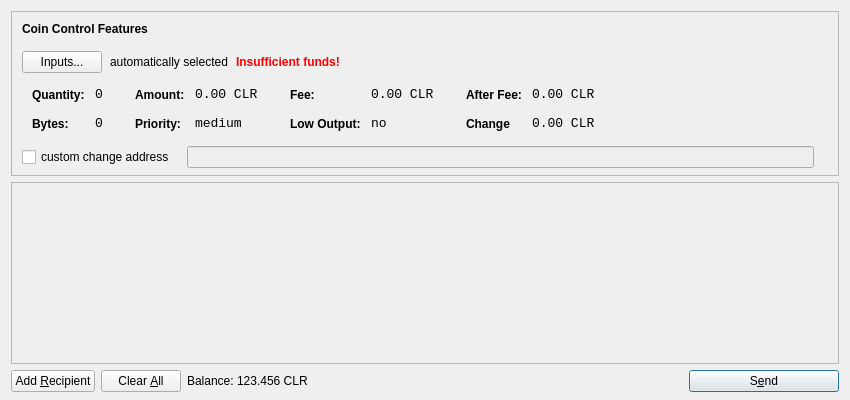
<?xml version="1.0" encoding="UTF-8"?>
<ui version="4.0">
 <class>SendCoinsDialog</class>
 <widget class="QDialog" name="SendCoinsDialog">
  <property name="geometry">
   <rect>
    <x>0</x>
    <y>0</y>
    <width>850</width>
    <height>400</height>
   </rect>
  </property>
  <property name="windowTitle">
   <string>Send Coins</string>
  </property>
  <layout class="QVBoxLayout" name="verticalLayout" stretch="0,1,0">
   <property name="bottomMargin">
    <number>8</number>
   </property>
   <item>
    <widget class="QFrame" name="frameCoinControl">
     <property name="sizePolicy">
      <sizepolicy hsizetype="Expanding" vsizetype="Expanding">
       <horstretch>0</horstretch>
       <verstretch>0</verstretch>
      </sizepolicy>
     </property>
     <property name="maximumSize">
      <size>
       <width>16777215</width>
       <height>16777215</height>
      </size>
     </property>
     <property name="frameShape">
      <enum>QFrame::StyledPanel</enum>
     </property>
     <property name="frameShadow">
      <enum>QFrame::Sunken</enum>
     </property>
     <layout class="QVBoxLayout" name="verticalLayoutCoinControl2">
      <property name="spacing">
       <number>-1</number>
      </property>
      <property name="leftMargin">
       <number>0</number>
      </property>
      <property name="topMargin">
       <number>0</number>
      </property>
      <property name="rightMargin">
       <number>0</number>
      </property>
      <property name="bottomMargin">
       <number>6</number>
      </property>
      <item>
       <layout class="QVBoxLayout" name="verticalLayoutCoinControl" stretch="0,0,0,0,1">
        <property name="spacing">
         <number>0</number>
        </property>
        <property name="leftMargin">
         <number>10</number>
        </property>
        <property name="topMargin">
         <number>10</number>
        </property>
        <item>
         <layout class="QHBoxLayout" name="horizontalLayoutCoinControl1">
          <property name="bottomMargin">
           <number>15</number>
          </property>
          <item>
           <widget class="QLabel" name="labelCoinControlFeatures">
            <property name="sizePolicy">
             <sizepolicy hsizetype="Preferred" vsizetype="Maximum">
              <horstretch>0</horstretch>
              <verstretch>0</verstretch>
             </sizepolicy>
            </property>
            <property name="font">
             <font>
              <weight>75</weight>
              <bold>true</bold>
             </font>
            </property>
            <property name="styleSheet">
             <string notr="true">font-weight:bold;</string>
            </property>
            <property name="text">
             <string>Coin Control Features</string>
            </property>
           </widget>
          </item>
         </layout>
        </item>
        <item>
         <layout class="QHBoxLayout" name="horizontalLayoutCoinControl2" stretch="0,0,0,0">
          <property name="spacing">
           <number>8</number>
          </property>
          <property name="bottomMargin">
           <number>10</number>
          </property>
          <item>
           <widget class="QPushButton" name="pushButtonCoinControl">
            <property name="styleSheet">
             <string notr="true"/>
            </property>
            <property name="text">
             <string>Inputs...</string>
            </property>
           </widget>
          </item>
          <item>
           <widget class="QLabel" name="labelCoinControlAutomaticallySelected">
            <property name="text">
             <string>automatically selected</string>
            </property>
            <property name="margin">
             <number>5</number>
            </property>
           </widget>
          </item>
          <item>
           <widget class="QLabel" name="labelCoinControlInsuffFunds">
            <property name="font">
             <font>
              <weight>75</weight>
              <bold>true</bold>
             </font>
            </property>
            <property name="styleSheet">
             <string notr="true">color:red;font-weight:bold;</string>
            </property>
            <property name="text">
             <string>Insufficient funds!</string>
            </property>
            <property name="margin">
             <number>5</number>
            </property>
           </widget>
          </item>
          <item>
           <spacer name="horizontalSpacerCoinControl">
            <property name="orientation">
             <enum>Qt::Horizontal</enum>
            </property>
            <property name="sizeHint" stdset="0">
             <size>
              <width>40</width>
              <height>1</height>
             </size>
            </property>
           </spacer>
          </item>
         </layout>
        </item>
        <item>
         <widget class="QWidget" name="widgetCoinControl" native="true">
          <property name="sizePolicy">
           <sizepolicy hsizetype="Preferred" vsizetype="Preferred">
            <horstretch>0</horstretch>
            <verstretch>0</verstretch>
           </sizepolicy>
          </property>
          <property name="minimumSize">
           <size>
            <width>0</width>
            <height>0</height>
           </size>
          </property>
          <property name="styleSheet">
           <string notr="true"/>
          </property>
          <layout class="QHBoxLayout" name="horizontalLayoutCoinControl5">
           <property name="margin">
            <number>0</number>
           </property>
           <item>
            <layout class="QHBoxLayout" name="horizontalLayoutCoinControl3" stretch="0,0,0,1">
             <property name="spacing">
              <number>20</number>
             </property>
             <property name="topMargin">
              <number>0</number>
             </property>
             <property name="bottomMargin">
              <number>10</number>
             </property>
             <item>
              <layout class="QFormLayout" name="formLayoutCoinControl1">
               <property name="horizontalSpacing">
                <number>10</number>
               </property>
               <property name="verticalSpacing">
                <number>14</number>
               </property>
               <property name="leftMargin">
                <number>10</number>
               </property>
               <property name="topMargin">
                <number>4</number>
               </property>
               <property name="rightMargin">
                <number>6</number>
               </property>
               <item row="0" column="0">
                <widget class="QLabel" name="labelCoinControlQuantityText">
                 <property name="styleSheet">
                  <string notr="true">font-weight:bold;</string>
                 </property>
                 <property name="text">
                  <string>Quantity:</string>
                 </property>
                 <property name="margin">
                  <number>0</number>
                 </property>
                </widget>
               </item>
               <item row="0" column="1">
                <widget class="QLabel" name="labelCoinControlQuantity">
                 <property name="font">
                  <font>
                   <family>Monospace</family>
                   <pointsize>10</pointsize>
                  </font>
                 </property>
                 <property name="cursor">
                  <cursorShape>IBeamCursor</cursorShape>
                 </property>
                 <property name="contextMenuPolicy">
                  <enum>Qt::ActionsContextMenu</enum>
                 </property>
                 <property name="text">
                  <string>0</string>
                 </property>
                 <property name="margin">
                  <number>0</number>
                 </property>
                 <property name="textInteractionFlags">
                  <set>Qt::LinksAccessibleByMouse|Qt::TextSelectableByKeyboard|Qt::TextSelectableByMouse</set>
                 </property>
                </widget>
               </item>
               <item row="1" column="0">
                <widget class="QLabel" name="labelCoinControlBytesText">
                 <property name="styleSheet">
                  <string notr="true">font-weight:bold;</string>
                 </property>
                 <property name="text">
                  <string>Bytes:</string>
                 </property>
                </widget>
               </item>
               <item row="1" column="1">
                <widget class="QLabel" name="labelCoinControlBytes">
                 <property name="font">
                  <font>
                   <family>Monospace</family>
                   <pointsize>10</pointsize>
                  </font>
                 </property>
                 <property name="cursor">
                  <cursorShape>IBeamCursor</cursorShape>
                 </property>
                 <property name="contextMenuPolicy">
                  <enum>Qt::ActionsContextMenu</enum>
                 </property>
                 <property name="text">
                  <string>0</string>
                 </property>
                 <property name="textInteractionFlags">
                  <set>Qt::LinksAccessibleByMouse|Qt::TextSelectableByKeyboard|Qt::TextSelectableByMouse</set>
                 </property>
                </widget>
               </item>
              </layout>
             </item>
             <item>
              <layout class="QFormLayout" name="formLayoutCoinControl2">
               <property name="horizontalSpacing">
                <number>10</number>
               </property>
               <property name="verticalSpacing">
                <number>14</number>
               </property>
               <property name="leftMargin">
                <number>6</number>
               </property>
               <property name="topMargin">
                <number>4</number>
               </property>
               <property name="rightMargin">
                <number>6</number>
               </property>
               <item row="0" column="0">
                <widget class="QLabel" name="labelCoinControlAmountText">
                 <property name="styleSheet">
                  <string notr="true">font-weight:bold;</string>
                 </property>
                 <property name="text">
                  <string>Amount:</string>
                 </property>
                 <property name="margin">
                  <number>0</number>
                 </property>
                </widget>
               </item>
               <item row="0" column="1">
                <widget class="QLabel" name="labelCoinControlAmount">
                 <property name="font">
                  <font>
                   <family>Monospace</family>
                   <pointsize>10</pointsize>
                  </font>
                 </property>
                 <property name="cursor">
                  <cursorShape>IBeamCursor</cursorShape>
                 </property>
                 <property name="contextMenuPolicy">
                  <enum>Qt::ActionsContextMenu</enum>
                 </property>
                 <property name="text">
                  <string>0.00 CLR</string>
                 </property>
                 <property name="textInteractionFlags">
                  <set>Qt::LinksAccessibleByMouse|Qt::TextSelectableByKeyboard|Qt::TextSelectableByMouse</set>
                 </property>
                </widget>
               </item>
               <item row="1" column="0">
                <widget class="QLabel" name="labelCoinControlPriorityText">
                 <property name="styleSheet">
                  <string notr="true">font-weight:bold;</string>
                 </property>
                 <property name="text">
                  <string>Priority:</string>
                 </property>
                </widget>
               </item>
               <item row="1" column="1">
                <widget class="QLabel" name="labelCoinControlPriority">
                 <property name="font">
                  <font>
                   <family>Monospace</family>
                   <pointsize>10</pointsize>
                  </font>
                 </property>
                 <property name="cursor">
                  <cursorShape>IBeamCursor</cursorShape>
                 </property>
                 <property name="contextMenuPolicy">
                  <enum>Qt::ActionsContextMenu</enum>
                 </property>
                 <property name="text">
                  <string>medium</string>
                 </property>
                 <property name="textInteractionFlags">
                  <set>Qt::LinksAccessibleByMouse|Qt::TextSelectableByKeyboard|Qt::TextSelectableByMouse</set>
                 </property>
                </widget>
               </item>
              </layout>
             </item>
             <item>
              <layout class="QFormLayout" name="formLayoutCoinControl3">
               <property name="horizontalSpacing">
                <number>10</number>
               </property>
               <property name="verticalSpacing">
                <number>14</number>
               </property>
               <property name="leftMargin">
                <number>6</number>
               </property>
               <property name="topMargin">
                <number>4</number>
               </property>
               <property name="rightMargin">
                <number>6</number>
               </property>
               <item row="0" column="0">
                <widget class="QLabel" name="labelCoinControlFeeText">
                 <property name="styleSheet">
                  <string notr="true">font-weight:bold;</string>
                 </property>
                 <property name="text">
                  <string>Fee:</string>
                 </property>
                 <property name="margin">
                  <number>0</number>
                 </property>
                </widget>
               </item>
               <item row="0" column="1">
                <widget class="QLabel" name="labelCoinControlFee">
                 <property name="font">
                  <font>
                   <family>Monospace</family>
                   <pointsize>10</pointsize>
                  </font>
                 </property>
                 <property name="cursor">
                  <cursorShape>IBeamCursor</cursorShape>
                 </property>
                 <property name="contextMenuPolicy">
                  <enum>Qt::ActionsContextMenu</enum>
                 </property>
                 <property name="text">
                  <string>0.00 CLR</string>
                 </property>
                 <property name="textInteractionFlags">
                  <set>Qt::LinksAccessibleByMouse|Qt::TextSelectableByKeyboard|Qt::TextSelectableByMouse</set>
                 </property>
                </widget>
               </item>
               <item row="1" column="0">
                <widget class="QLabel" name="labelCoinControlLowOutputText">
                 <property name="styleSheet">
                  <string notr="true">font-weight:bold;</string>
                 </property>
                 <property name="text">
                  <string>Low Output:</string>
                 </property>
                </widget>
               </item>
               <item row="1" column="1">
                <widget class="QLabel" name="labelCoinControlLowOutput">
                 <property name="font">
                  <font>
                   <family>Monospace</family>
                   <pointsize>10</pointsize>
                  </font>
                 </property>
                 <property name="cursor">
                  <cursorShape>IBeamCursor</cursorShape>
                 </property>
                 <property name="contextMenuPolicy">
                  <enum>Qt::ActionsContextMenu</enum>
                 </property>
                 <property name="text">
                  <string>no</string>
                 </property>
                 <property name="textInteractionFlags">
                  <set>Qt::LinksAccessibleByMouse|Qt::TextSelectableByKeyboard|Qt::TextSelectableByMouse</set>
                 </property>
                </widget>
               </item>
              </layout>
             </item>
             <item>
              <layout class="QFormLayout" name="formLayoutCoinControl4">
               <property name="horizontalSpacing">
                <number>10</number>
               </property>
               <property name="verticalSpacing">
                <number>14</number>
               </property>
               <property name="leftMargin">
                <number>6</number>
               </property>
               <property name="topMargin">
                <number>4</number>
               </property>
               <property name="rightMargin">
                <number>6</number>
               </property>
               <item row="0" column="0">
                <widget class="QLabel" name="labelCoinControlAfterFeeText">
                 <property name="styleSheet">
                  <string notr="true">font-weight:bold;</string>
                 </property>
                 <property name="text">
                  <string>After Fee:</string>
                 </property>
                 <property name="margin">
                  <number>0</number>
                 </property>
                </widget>
               </item>
               <item row="0" column="1">
                <widget class="QLabel" name="labelCoinControlAfterFee">
                 <property name="font">
                  <font>
                   <family>Monospace</family>
                   <pointsize>10</pointsize>
                  </font>
                 </property>
                 <property name="cursor">
                  <cursorShape>IBeamCursor</cursorShape>
                 </property>
                 <property name="contextMenuPolicy">
                  <enum>Qt::ActionsContextMenu</enum>
                 </property>
                 <property name="text">
                  <string>0.00 CLR</string>
                 </property>
                 <property name="textInteractionFlags">
                  <set>Qt::LinksAccessibleByMouse|Qt::TextSelectableByKeyboard|Qt::TextSelectableByMouse</set>
                 </property>
                </widget>
               </item>
               <item row="1" column="0">
                <widget class="QLabel" name="labelCoinControlChangeText">
                 <property name="styleSheet">
                  <string notr="true">font-weight:bold;</string>
                 </property>
                 <property name="text">
                  <string>Change</string>
                 </property>
                </widget>
               </item>
               <item row="1" column="1">
                <widget class="QLabel" name="labelCoinControlChange">
                 <property name="font">
                  <font>
                   <family>Monospace</family>
                   <pointsize>10</pointsize>
                  </font>
                 </property>
                 <property name="cursor">
                  <cursorShape>IBeamCursor</cursorShape>
                 </property>
                 <property name="contextMenuPolicy">
                  <enum>Qt::ActionsContextMenu</enum>
                 </property>
                 <property name="text">
                  <string>0.00 CLR</string>
                 </property>
                 <property name="textInteractionFlags">
                  <set>Qt::LinksAccessibleByMouse|Qt::TextSelectableByKeyboard|Qt::TextSelectableByMouse</set>
                 </property>
                </widget>
               </item>
              </layout>
             </item>
            </layout>
           </item>
          </layout>
         </widget>
        </item>
        <item>
         <layout class="QHBoxLayout" name="horizontalLayoutCoinControl4" stretch="0,0,0">
          <property name="spacing">
           <number>12</number>
          </property>
          <property name="sizeConstraint">
           <enum>QLayout::SetDefaultConstraint</enum>
          </property>
          <property name="topMargin">
           <number>5</number>
          </property>
          <property name="rightMargin">
           <number>5</number>
          </property>
          <item>
           <widget class="QCheckBox" name="checkBoxCoinControlChange">
            <property name="text">
             <string>custom change address</string>
            </property>
           </widget>
          </item>
          <item>
           <widget class="QLineEdit" name="lineEditCoinControlChange">
            <property name="enabled">
             <bool>false</bool>
            </property>
            <property name="sizePolicy">
             <sizepolicy hsizetype="Expanding" vsizetype="Fixed">
              <horstretch>0</horstretch>
              <verstretch>0</verstretch>
             </sizepolicy>
            </property>
           </widget>
          </item>
          <item>
           <widget class="QLabel" name="labelCoinControlChangeLabel">
            <property name="sizePolicy">
             <sizepolicy hsizetype="Preferred" vsizetype="Expanding">
              <horstretch>0</horstretch>
              <verstretch>0</verstretch>
             </sizepolicy>
            </property>
            <property name="minimumSize">
             <size>
              <width>0</width>
              <height>0</height>
             </size>
            </property>
            <property name="text">
             <string/>
            </property>
            <property name="margin">
             <number>3</number>
            </property>
           </widget>
          </item>
         </layout>
        </item>
        <item>
         <spacer name="verticalSpacerCoinControl">
          <property name="orientation">
           <enum>Qt::Vertical</enum>
          </property>
          <property name="sizeHint" stdset="0">
           <size>
            <width>800</width>
            <height>1</height>
           </size>
          </property>
         </spacer>
        </item>
       </layout>
      </item>
     </layout>
    </widget>
   </item>
   <item>
    <widget class="QScrollArea" name="scrollArea">
     <property name="widgetResizable">
      <bool>true</bool>
     </property>
     <widget class="QWidget" name="scrollAreaWidgetContents">
      <property name="geometry">
       <rect>
        <x>0</x>
        <y>0</y>
        <width>830</width>
        <height>165</height>
       </rect>
      </property>
      <layout class="QVBoxLayout" name="verticalLayout_2">
       <property name="margin">
        <number>0</number>
       </property>
       <item>
        <layout class="QVBoxLayout" name="entries">
         <property name="spacing">
          <number>6</number>
         </property>
        </layout>
       </item>
       <item>
        <spacer name="verticalSpacer">
         <property name="orientation">
          <enum>Qt::Vertical</enum>
         </property>
         <property name="sizeHint" stdset="0">
          <size>
           <width>20</width>
           <height>40</height>
          </size>
         </property>
        </spacer>
       </item>
      </layout>
     </widget>
    </widget>
   </item>
   <item>
    <layout class="QHBoxLayout" name="horizontalLayout">
     <item>
      <widget class="QPushButton" name="addButton">
       <property name="toolTip">
        <string>Send to multiple recipients at once</string>
       </property>
       <property name="text">
        <string>Add &amp;Recipient</string>
       </property>
       <property name="icon">
        <iconset resource="../bitcoin.qrc">
         <normaloff>:/icons/add</normaloff>:/icons/add</iconset>
       </property>
       <property name="autoDefault">
        <bool>false</bool>
       </property>
      </widget>
     </item>
     <item>
      <widget class="QPushButton" name="clearButton">
       <property name="sizePolicy">
        <sizepolicy hsizetype="Minimum" vsizetype="Fixed">
         <horstretch>0</horstretch>
         <verstretch>0</verstretch>
        </sizepolicy>
       </property>
       <property name="toolTip">
        <string>Remove all transaction fields</string>
       </property>
       <property name="text">
        <string>Clear &amp;All</string>
       </property>
       <property name="icon">
        <iconset resource="../bitcoin.qrc">
         <normaloff>:/icons/remove</normaloff>:/icons/remove</iconset>
       </property>
       <property name="autoRepeatDelay">
        <number>300</number>
       </property>
       <property name="autoDefault">
        <bool>false</bool>
       </property>
      </widget>
     </item>
     <item>
      <layout class="QHBoxLayout" name="horizontalLayout_2">
       <property name="spacing">
        <number>3</number>
       </property>
       <item>
        <widget class="QLabel" name="label">
         <property name="sizePolicy">
          <sizepolicy hsizetype="Preferred" vsizetype="Fixed">
           <horstretch>0</horstretch>
           <verstretch>0</verstretch>
          </sizepolicy>
         </property>
         <property name="text">
          <string>Balance:</string>
         </property>
        </widget>
       </item>
       <item>
        <widget class="QLabel" name="labelBalance">
         <property name="sizePolicy">
          <sizepolicy hsizetype="Preferred" vsizetype="Fixed">
           <horstretch>0</horstretch>
           <verstretch>0</verstretch>
          </sizepolicy>
         </property>
         <property name="cursor">
          <cursorShape>IBeamCursor</cursorShape>
         </property>
         <property name="text">
          <string>123.456 CLR</string>
         </property>
         <property name="textInteractionFlags">
          <set>Qt::LinksAccessibleByMouse|Qt::TextSelectableByKeyboard|Qt::TextSelectableByMouse</set>
         </property>
        </widget>
       </item>
      </layout>
     </item>
     <item>
      <spacer name="horizontalSpacer">
       <property name="orientation">
        <enum>Qt::Horizontal</enum>
       </property>
       <property name="sizeHint" stdset="0">
        <size>
         <width>40</width>
         <height>20</height>
        </size>
       </property>
      </spacer>
     </item>
     <item>
      <widget class="QPushButton" name="sendButton">
       <property name="minimumSize">
        <size>
         <width>150</width>
         <height>0</height>
        </size>
       </property>
       <property name="toolTip">
        <string>Confirm the send action</string>
       </property>
       <property name="text">
        <string>S&amp;end</string>
       </property>
       <property name="icon">
        <iconset resource="../bitcoin.qrc">
         <normaloff>:/icons/send</normaloff>:/icons/send</iconset>
       </property>
       <property name="default">
        <bool>true</bool>
       </property>
      </widget>
     </item>
    </layout>
   </item>
  </layout>
 </widget>
 <resources>
  <include location="../bitcoin.qrc"/>
 </resources>
 <connections/>
</ui>
